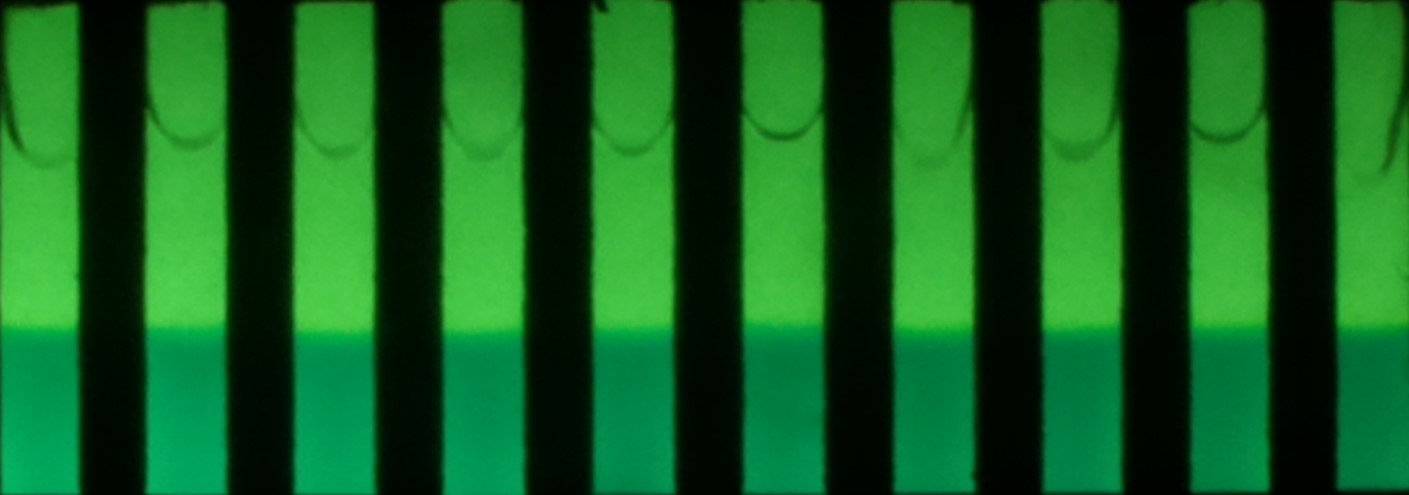
%> input picture cutetNeuGelbFilterImage.jpg, 1409 x 495 px
$ octave --eval "result = houghAlgo3(imread('cutetNeuGelbFilterImage.jpg'));"   (GNU Octave 9; MATLAB toolbox functions it lacks are replaced by stand-ins)
%> lines starting %> are read from the running program, lines starting %| are printed output that depends on the picture; in (x1, y1, x2, y2) boxes, pixels count from 0 and x2, y2 are one past the last pixel; in counts of white or black regions, pixels touching at a corner belong together; the program's own positions count from 1
function [calculatedHeight] = houghAlgo3(RGB)
% Diese Funktion erwartet als Eingabe das ausgeschnittene Bild der Küvette.
% Es wird das Verfahren "Hough-Transformation" angewendet, um die Höhe der
% gewünschten Linie zu detektieren

    % Die Höhe des Eingabebildes wird ausgelesen
    [hoehe,~] = size(RGB);
%> hoehe = 495

    % Aus dem Farbbild wird ein Grauwertbild genertiert, indem der Rotkanal
    % extrahiert wird
    R = RGB(:,:,1);
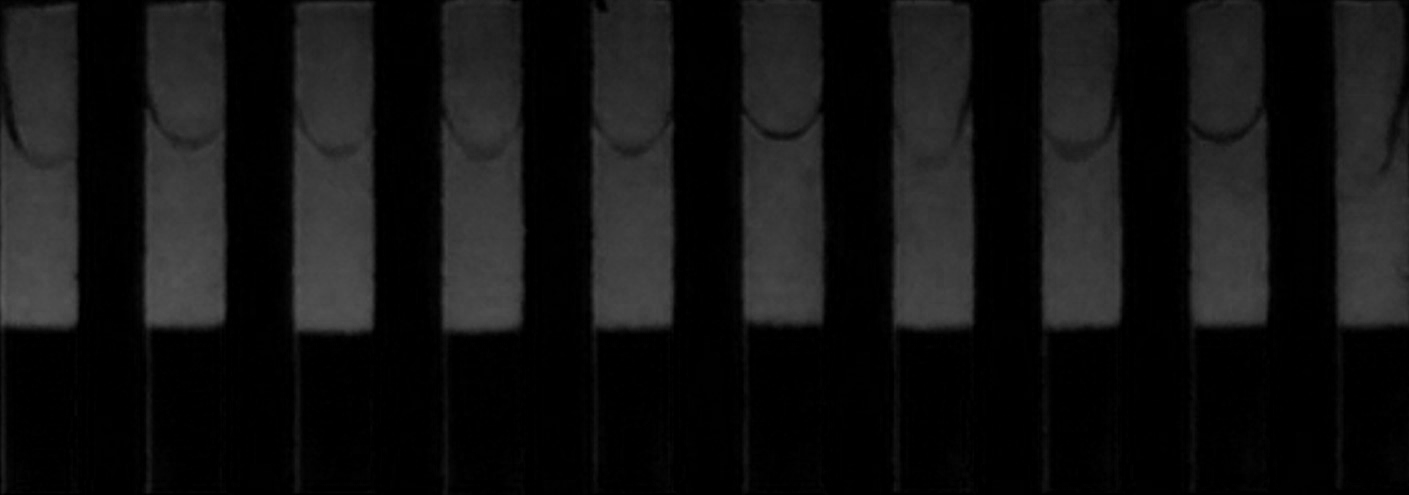
%> R: size 495x1409 uint8; min 0, max 91, mean 18.9

    % Die Anzahl der Zeilen und Spalten des Bildes wird ausgelesen
    [rows, columns, ~] = size(R);
%> rows = 495; columns = 1409

    % Das Komplementärbild wird erstellt
    Bimage = imcomplement(R);
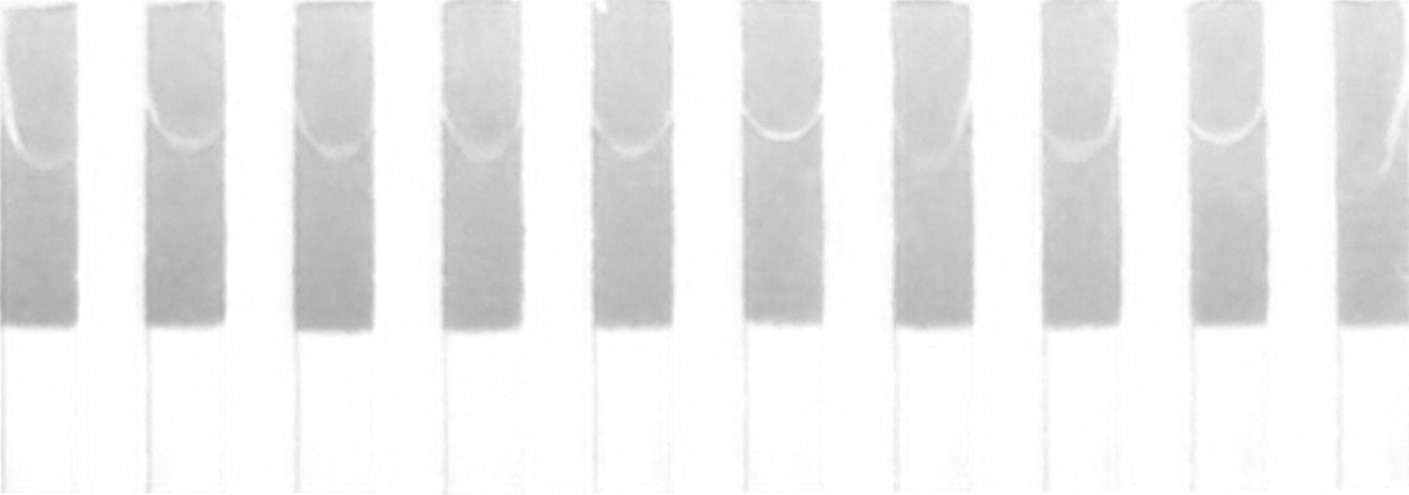
%> Bimage: size 495x1409 uint8; min 164, max 255, mean 236.1

    % Auf das Komplementärbild wird der Prewitt-Operator angewendet und
    % somit ein Kantenbild erstellt
    BW = edge(Bimage,'prewitt');
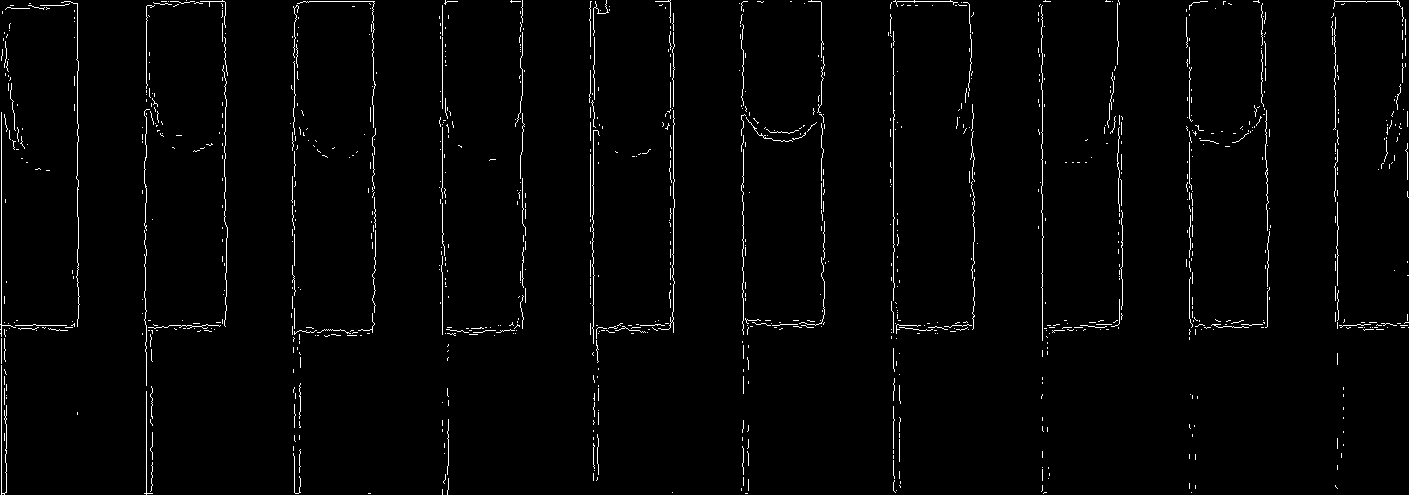
%> BW: size 495x1409 logical; 1.9% white in thin lines or dots

    % Das Kantenbild wird in der Höhe um 25% gekürzt
    BW = imcrop(BW, [0 rows*0.25 columns rows]);
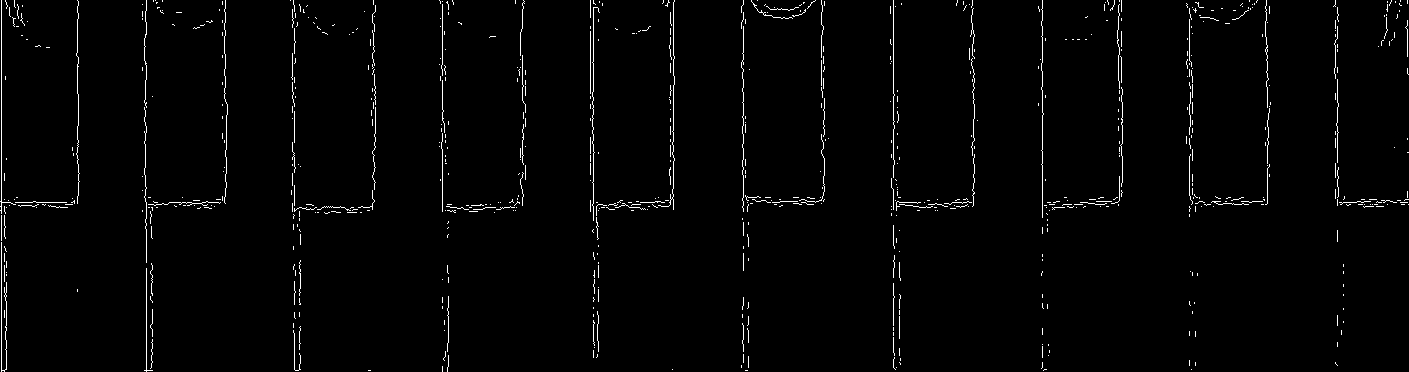
%> BW: size 372x1409 logical; 1.7% white in thin lines or dots

    % Hough-Transformation wird angewendet und H, theta, rho
    % zwischengespeichert
    [H, theta, rho] = hough(BW);
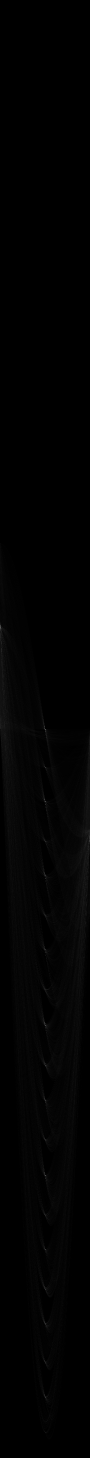
%> H: size 2915x180 double (shown at 1/2 size); min 0, max 370, mean 3.1; drawn with min black and max white
%> theta = 180 values from -90 to 89; rho = 2915 values from -1457 to 1457

    % Houghpeaks finden
    P = houghpeaks(H,3,'threshold',ceil(0.5*max(H(:))));
%> P = [1459 91; 2351 91; 1256 1]

    % theatas finden
    x = theta(P(:,2));
%> x = [0 0 -90]

    % rhos finden
    y = rho(P(:,1));
%> y = [1 893 -202]

    % Linien finden
    lines = houghlines(BW, theta, rho, P, 'FillGap',6,'MinLength',4);
%> lines = 24 lines; longest, point1 to point2 (x, y): (2, 1) to (2, 372), (894, 1) to (894, 178), (894, 269) to (894, 353), (2, 203) to (78, 203), (641, 203) to (674, 203), (894, 203) to (925, 203)

    % variablen mit 0 initialisieren
    calculatedHeight = 0;
    countedHeightPoints = 0;

    % Über alle Linien iterieren
    for k = 1:length(lines)

        % x- und y-Wert des Anfangs und des Ende der Linie in xy speichern
        xy = [lines(k).point1; lines(k).point2];

        % Plot beginnings and ends of lines

        % Beide Höhen abspeichern
        y1 = xy(1,2);
        y2 = xy(2,2);

        % Durchschnittliche Höhe berechnen
        lineFocusWeight = (y1 + y2)/2;

        if ((lineFocusWeight < (0.90 * rows)) && (lineFocusWeight > (0) * rows))
            % Bedingung erfüllt, wenn durchschnittliche Höhe der Linie
            % innerhalb der unteren 90% Höhe des Eingabebildes

            % Höhe bestimmen/berechnen
            calculatedHeight = calculatedHeight + lineFocusWeight + rows*0.25;

            % Anzahl der gefundenen Linien um 1 inkrementieren
            countedHeightPoints = countedHeightPoints + 1;

        end

    end
%> this loop made 24 passes
%> (xy, y1, y2, lineFocusWeight, calculatedHeight) on passes 1 to 12: ([2 1; 2 372], 1, 372, 186.5, 310.2), ([894 1; 894 178], 1, 178, 89.5, 523.5), ([894 190; 894 210], 190, 210, 200, 847.2), ([894 226; 894 246], 226, 246, 236, 1207), ([894 269; 894 353], 269, 353, 311, 1641.8), ([894 360; 894 368], 360, 368, 364, 2129.5), ([2 203; 78 203], 203, 203, 203, 2456.2), ([170 203; 192 203], 203, 203, 203, 2783), ([203 203; 225 203], 203, 203, 203, 3109.8), ([510 203; 523 203], 203, 203, 203, 3436.5), ([591 203; 598 203], 203, 203, 203, 3763.2), ([641 203; 674 203], 203, 203, 203, 4090)

    if(calculatedHeight > 0)
        % Bedingung erfüllt, wenn Linien gefunden wurden

        % summierte Höhe durch Anzahl der gefundenen Linien dividieren
        calculatedHeight = calculatedHeight / countedHeightPoints;
%> calculatedHeight = 333.8

        % Höhe korrigieren
        calculatedHeight = hoehe - calculatedHeight;
%> calculatedHeight = 161.2
    end
end

$ run again, on gelb_adjust.jpg
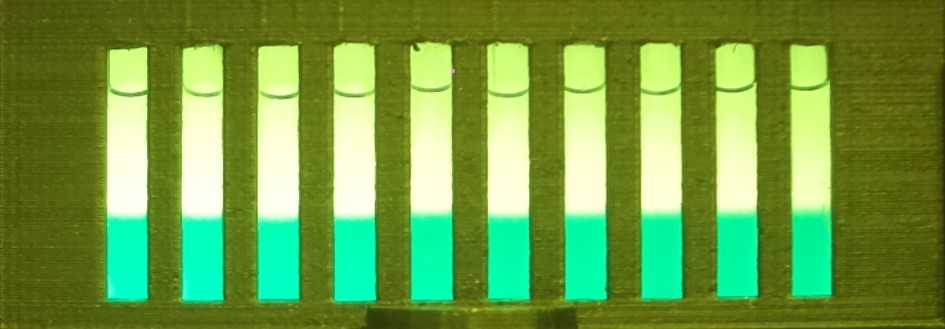
%> input picture gelb_adjust.jpg, 945 x 329 px
%> in houghAlgo3, `BW = edge(Bimage,'prewitt');`:
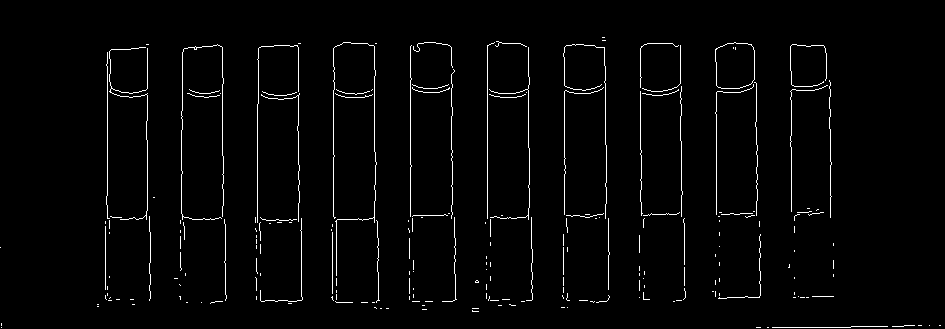
%> BW: size 329x945 logical; 2.3% white in thin lines or dots, all inside (x1, y1, x2, y2) = (0, 37, 941, 328)
%> in houghAlgo3, `BW = imcrop(BW, [0 rows*0.25 columns rows]);`:
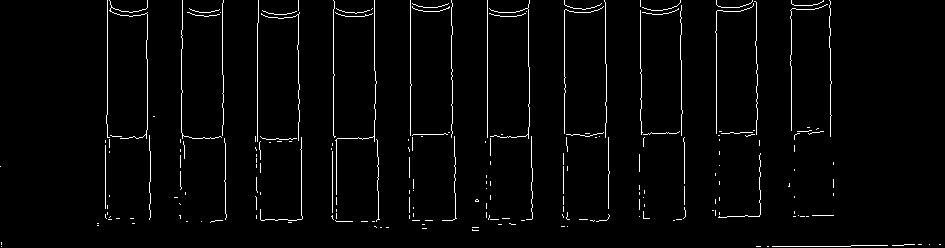
%> BW: size 248x945 logical; 2.5% white in thin lines or dots
%> theta = 180 values from -90 to 89; rho = 1953 values from -976 to 976
%> P = [1464 91; 1084 91; 1387 91]
%> x = [0 0 0]
%> y = [487 107 410]
%> lines = 5 lines; point1 to point2 (x, y): (488, 1) to (488, 138), (411, 1) to (411, 136), (108, 1) to (108, 115), (108, 125) to (108, 138), (108, 206) to (108, 215)
%> the loop in houghAlgo3, `for k = 1:length(lines)` made 5 passes
%> (xy, y1, y2, lineFocusWeight, calculatedHeight) on passes 1 to 5: ([488 1; 488 138], 1, 138, 69.5, 151.8), ([108 1; 108 115], 1, 115, 58, 292), ([108 125; 108 138], 125, 138, 131.5, 505.8), ([108 206; 108 215], 206, 215, 210.5, 798.5), ([411 1; 411 136], 1, 136, 68.5, 949.2)
%> in houghAlgo3, `calculatedHeight = calculatedHeight / countedHeightPoints;`: calculatedHeight = 189.8
%> in houghAlgo3, `calculatedHeight = hoehe - calculatedHeight;`: calculatedHeight = 139.2

$ run again, on image1.jpg
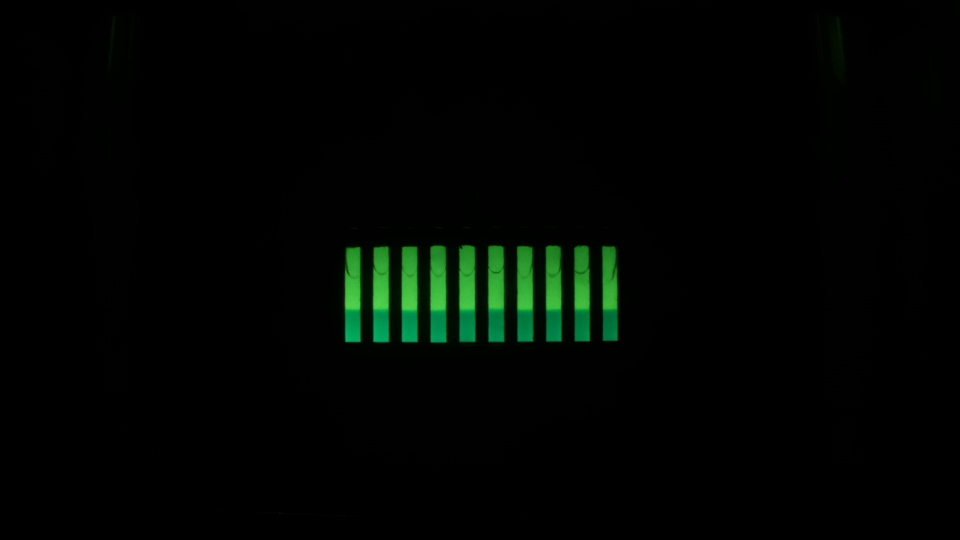
%> input picture image1.jpg, 1920 x 1080 px (shown at 1/2 size)
%> in houghAlgo3, `BW = imcrop(BW, [0 rows*0.25 columns rows]);`:
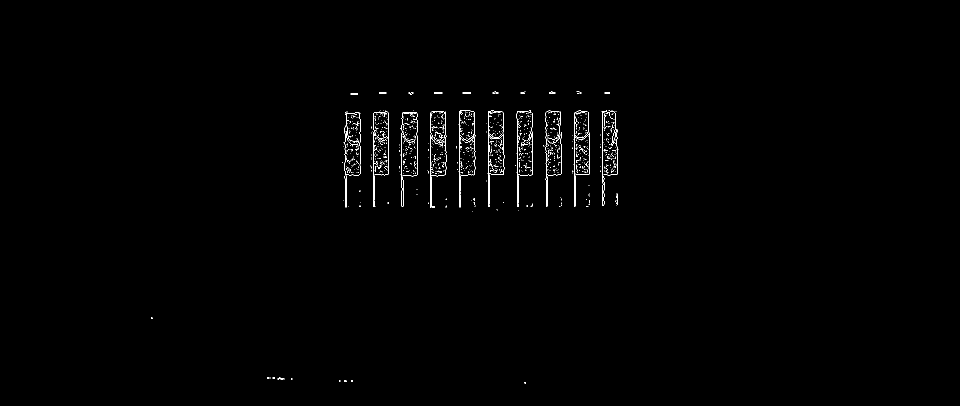
%> BW: size 811x1920 logical (shown at 1/2 size); 0.55% white in thin lines or dots, all inside (x1, y1, x2, y2) = (302, 183, 1237, 767)
%> in houghAlgo3, `[H, theta, rho] = hough(BW);`:
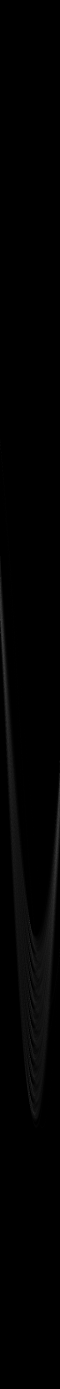
%> H: size 4167x180 double (shown at 1/3 size); min 0, max 185, mean 2.1
%> theta = 180 values from -90 to 89; rho = 4167 values from -2083 to 2083
%> P = [3060 91; 3002 91; 3118 91]
%> x = [0 0 0]
%> y = [976 918 1034]
%> lines = 4 lines; point1 to point2 (x, y): (977, 224) to (977, 414), (1035, 238) to (1035, 413), (919, 253) to (919, 415), (919, 224) to (919, 243)
%> the loop in houghAlgo3, `for k = 1:length(lines)` made 4 passes
%> (xy, y1, y2, lineFocusWeight, calculatedHeight) on passes 1 to 4: ([977 224; 977 414], 224, 414, 319, 589), ([919 224; 919 243], 224, 243, 233.5, 1092.5), ([919 253; 919 415], 253, 415, 334, 1696.5), ([1035 238; 1035 413], 238, 413, 325.5, 2292)
%> in houghAlgo3, `calculatedHeight = calculatedHeight / countedHeightPoints;`: calculatedHeight = 573
%> in houghAlgo3, `calculatedHeight = hoehe - calculatedHeight;`: calculatedHeight = 507
